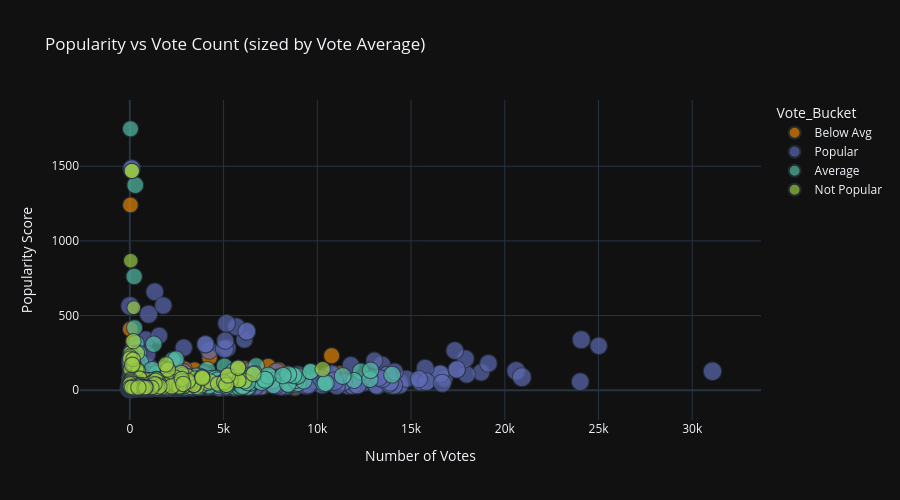

The notebook cell this image was saved under:
### Markdown cell above
<a id='5'></a>
## 5. 🔗 Bivariate & Multivariate Analysis

### Code cell
# ── Scatter: Popularity vs Vote_Count coloured by Vote_Bucket ─────────────────
sample = df_model.dropna(subset=['Vote_Bucket']).sample(min(3000, len(df_model)), random_state=42)

fig = px.scatter(
    sample, x='Vote_Count', y='Popularity',
    color='Vote_Bucket', size='Vote_Average',
    hover_data=['Title','Genre','Year'],
    color_discrete_sequence=PALETTE,
    title='Popularity vs Vote Count (sized by Vote Average)',
    template='plotly_dark', opacity=0.7,
    labels={'Vote_Count':'Number of Votes','Popularity':'Popularity Score'}
)
fig.update_layout(height=500)
fig.show()

### Figure 1 — Plotly figure (JSON) as saved in the notebook; plotly's stock layout.template omitted (floating-point values rounded to 4 significant figures; data arrays with more than 128 entries replaced by an {"elided": "..."} marker saying what was removed)
{"data": [{"customdata": {"elided": "750x3 mixed values"}, "hovertemplate": "Vote_Bucket=Below Avg<br>Number of Votes=%{x}<br>Popularity Score=%{y}<br>Vote_Average=%{marker.size}<br>Title=%{customdata[0]}<br>Genre=%{customdata[1]}<br>Year=%{customdata[2]}<extra></extra>", "legendgroup": "Below Avg", "marker": {"color": "rgb(229, 134, 6)", "opacity": 0.7, "size": {"elided": "750 float values"}, "sizemode": "area", "sizeref": 0.025, "symbol": "circle"}, "mode": "markers", "name": "Below Avg", "showlegend": true, "type": "scattergl", "x": {"elided": "750 int values"}, "xaxis": "x", "y": {"elided": "750 float values"}, "yaxis": "y"}, {"customdata": {"elided": "747x3 mixed values"}, "hovertemplate": "Vote_Bucket=Popular<br>Number of Votes=%{x}<br>Popularity Score=%{y}<br>Vote_Average=%{marker.size}<br>Title=%{customdata[0]}<br>Genre=%{customdata[1]}<br>Year=%{customdata[2]}<extra></extra>", "legendgroup": "Popular", "marker": {"color": "rgb(93, 105, 177)", "opacity": 0.7, "size": {"elided": "747 float values"}, "sizemode": "area", "sizeref": 0.025, "symbol": "circle"}, "mode": "markers", "name": "Popular", "showlegend": true, "type": "scattergl", "x": {"elided": "747 int values"}, "xaxis": "x", "y": {"elided": "747 float values"}, "yaxis": "y"}, {"customdata": {"elided": "745x3 mixed values"}, "hovertemplate": "Vote_Bucket=Average<br>Number of Votes=%{x}<br>Popularity Score=%{y}<br>Vote_Average=%{marker.size}<br>Title=%{customdata[0]}<br>Genre=%{customdata[1]}<br>Year=%{customdata[2]}<extra></extra>", "legendgroup": "Average", "marker": {"color": "rgb(82, 188, 163)", "opacity": 0.7, "size": {"elided": "745 float values"}, "sizemode": "area", "sizeref": 0.025, "symbol": "circle"}, "mode": "markers", "name": "Average", "showlegend": true, "type": "scattergl", "x": {"elided": "745 int values"}, "xaxis": "x", "y": {"elided": "745 float values"}, "yaxis": "y"}, {"customdata": {"elided": "758x3 mixed values"}, "hovertemplate": "Vote_Bucket=Not Popular<br>Number of Votes=%{x}<br>Popularity Score=%{y}<br>Vote_Average=%{marker.size}<br>Title=%{customdata[0]}<br>Genre=%{customdata[1]}<br>Year=%{customdata[2]}<extra></extra>", "legendgroup": "Not Popular", "marker": {"color": "rgb(153, 201, 69)", "opacity": 0.7, "size": {"elided": "758 float values"}, "sizemode": "area", "sizeref": 0.025, "symbol": "circle"}, "mode": "markers", "name": "Not Popular", "showlegend": true, "type": "scattergl", "x": {"elided": "758 int values"}, "xaxis": "x", "y": {"elided": "758 float values"}, "yaxis": "y"}], "layout": {"height": 500, "legend": {"itemsizing": "constant", "title": {"text": "Vote_Bucket"}, "tracegroupgap": 0}, "title": {"text": "Popularity vs Vote Count (sized by Vote Average)"}, "xaxis": {"anchor": "y", "domain": [0, 1], "title": {"text": "Number of Votes"}}, "yaxis": {"anchor": "x", "domain": [0, 1], "title": {"text": "Popularity Score"}}}}
